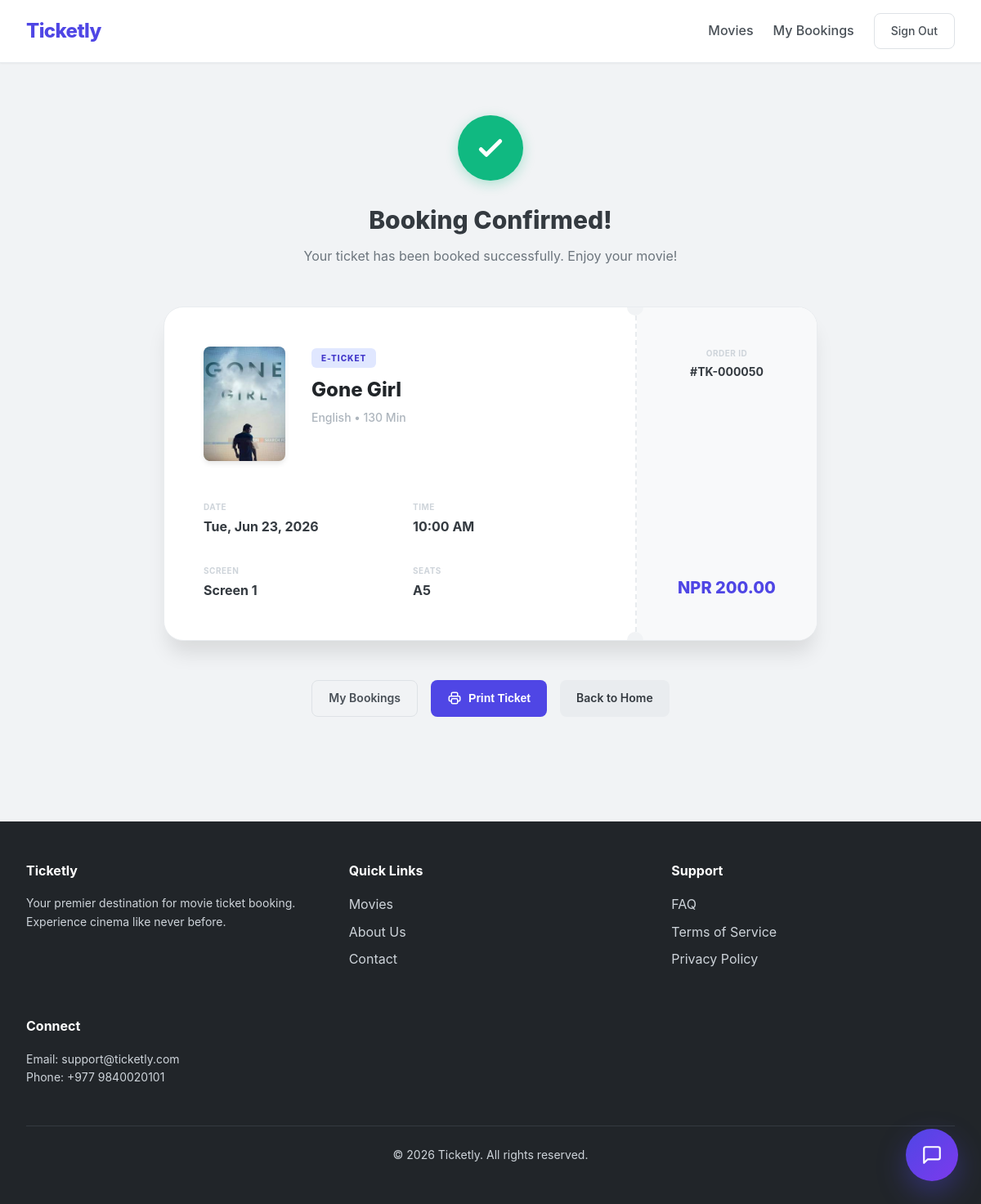
Screenshot of /success.php?booking_id=50 (signed in) with the database file from the repository.
### tables this page shows
CREATE TABLE `bookings` (
  `booking_id` int(11) NOT NULL,
  `customer_id` int(11) NOT NULL,
  `showtime_id` int(11) NOT NULL,
  `seat_label` varchar(10) NOT NULL,
  `amount` decimal(8,2) DEFAULT NULL,
  `status` enum('Confirmed','Cancelled','Pending') DEFAULT 'Pending',
  `created_at` timestamp NOT NULL DEFAULT current_timestamp(),
  `payment_status` varchar(20) DEFAULT 'Unpaid',
  `payment_ref` varchar(100) DEFAULT NULL,
  `movie_id` int(11) DEFAULT NULL,
  `transaction_uuid` varchar(100) DEFAULT NULL
);

CREATE TABLE `movies` (
  `movie_id` int(11) NOT NULL,
  `title` varchar(200) NOT NULL,
  `description` text DEFAULT NULL,
  `genre` varchar(100) DEFAULT NULL,
  `language` varchar(50) DEFAULT NULL,
  `duration` int(11) DEFAULT NULL,
  `poster` varchar(255) DEFAULT NULL,
  `release_date` date DEFAULT NULL,
  `created_at` timestamp NOT NULL DEFAULT current_timestamp(),
  `bookings_count` int(11) DEFAULT 0,
  `status` varchar(50) NOT NULL DEFAULT 'Now Showing'
);

CREATE TABLE `showtimes` (
  `showtime_id` int(11) NOT NULL,
  `movie_id` int(11) NOT NULL,
  `show_date` date NOT NULL,
  `show_time` time NOT NULL,
  `screen` varchar(50) DEFAULT NULL,
  `base_price` decimal(8,2) DEFAULT 250.00
);

### includes/functions.php (called while the page is built, shortened)
<?php
function getMoviePoster($path) {
    $path = trim($path);
    $path = str_replace('\\', '/', $path);
    $path = preg_replace('/^(\.\.\/|\/)+/', '', $path);
    $projectName = basename(dirname(__DIR__));
    $path = preg_replace('/^' . preg_quote($projectName, '/') . '\//i', '', $path);
    return BASE_URL . '/' . $path;
}

### success.php (the view, shortened to what this page needs)
<?php
require_once 'includes/config.php';
require_once 'includes/functions.php';
$booking_id = intval($_GET['booking_id'] ?? 0);
$stmt = $pdo->prepare("
    SELECT b.*, s.show_date, s.show_time, s.screen, m.title, m.poster, m.duration, m.language
    FROM bookings b
    JOIN showtimes s ON b.showtime_id = s.showtime_id
    JOIN movies m ON s.movie_id = m.movie_id
    WHERE b.booking_id = ?
    AND b.customer_id = ?
");
$stmt->execute([$booking_id, currentUserId()]);
$mainBooking = $stmt->fetch();
$seatStmt = $pdo->prepare("
    SELECT seat_label, amount
    FROM bookings
    WHERE customer_id = ? AND showtime_id = ? AND status = 'Confirmed'
");
$seatStmt->execute([currentUserId(), $mainBooking['showtime_id']]);
$allSeats = $seatStmt->fetchAll();
include 'includes/header.php';
?>
<div class="container" style="padding: var(--spacing-3xl) 0;">
    <div style="max-width: 800px; margin: 0 auto;">
        <div style="text-align: center; margin-bottom: var(--spacing-2xl);">
            <div style="background: var(--success); width: 80px; height: 80px; border-radius: 50%; display: flex; align-items: center; justify-content: center; margin: 0 auto var(--spacing-lg); color: white; box-shadow: 0 4px 15px rgba(16, 185, 129, 0.3);">
                <svg style="width: 40px; height: 40px;" fill="none" stroke="currentColor" viewBox="0 0 24 24">
                    <path stroke-linecap="round" stroke-linejoin="round" stroke-width="3" d="M5 13l4 4L19 7"></path>
                </svg>
            </div>
            <h1 style="font-size: var(--font-size-3xl); font-weight: 800; margin-bottom: var(--spacing-sm);">Booking Confirmed!</h1>
            <p class="text-muted">Your ticket has been booked successfully. Enjoy your movie!</p>
        </div>
        <div class="ticket">
            <div class="ticket-main">
                <div class="ticket-movie-info">
                    <img src="<?= getMoviePoster($mainBooking['poster']) ?>" alt="<?= htmlspecialchars($mainBooking['title']) ?>" class="ticket-poster">
                    <div>
                        <div class="ticket-badge">E-TICKET</div>
                        <h2 class="ticket-title"><?= htmlspecialchars($mainBooking['title']) ?></h2>
                        <div class="ticket-meta">
                            <span><?= htmlspecialchars($mainBooking['language']) ?></span> •
                            <span><?= $mainBooking['duration'] ?> Min</span>
                        </div>
                    </div>
                </div>
                <div class="ticket-grid">
                    <div class="ticket-item">
                        <div class="ticket-label">DATE</div>
                        <div class="ticket-value"><?= date('D, M d, Y', strtotime($mainBooking['show_date'])) ?></div>
                    </div>
                    <div class="ticket-item">
                        <div class="ticket-label">TIME</div>
                        <div class="ticket-value"><?= date('h:i A', strtotime($mainBooking['show_time'])) ?></div>
                    </div>
                    <div class="ticket-item">
                        <div class="ticket-label">SCREEN</div>
                        <div class="ticket-value"><?= htmlspecialchars($mainBooking['screen']) ?></div>
                    </div>
                    <div class="ticket-item">
                        <div class="ticket-label">SEATS</div>
                        <div class="ticket-value"><?= implode(', ', array_column($allSeats, 'seat_label')) ?></div>
                    </div>
                </div>
            </div>
            <div class="ticket-side">
                <div style="text-align: center;">
                    <div class="ticket-label">ORDER ID</div>
                    <div class="ticket-value" style="font-size: var(--font-size-sm);">#TK-<?= str_pad($booking_id, 6, '0', STR_PAD_LEFT) ?></div>
                </div>
                <div class="ticket-price">
                    NPR <?= number_format(array_sum(array_column($allSeats, 'amount')), 2) ?>
                </div>
            </div>
        </div>
        <div style="display: flex; gap: var(--spacing-md); justify-content: center; margin-top: var(--spacing-2xl);">
            <a href="dashboard.php" class="btn btn-outline">My Bookings</a>
            <button onclick="window.print()" class="btn btn-primary">
                Print Ticket
            </button>
            <a href="index.php" class="btn btn-secondary">Back to Home</a>
        </div>
    </div>
</div>
<?php include 'includes/footer.php'; ?>

### assets/css/styles.css (style rules this page uses)
:root { --primary-50: #eef2ff; --primary-100: #e0e7ff; --primary-200: #c7d2fe; --primary-300: #a5b4fc; --primary-400: #818cf8; --primary-500: #6366f1; --primary-600: #4f46e5; --primary-700: #4338ca; --primary-800: #3730a3; --primary-900: #312e81; --gray-50: #f8f9fa; --gray-100: #f1f3f5; --gray-200: #e9ecef; --gray-300: #dee2e6; --gray-400: #ced4da; --gray-500: #adb5bd; --gray-600: #6c757d; --gray-700: #495057; --gray-800: #343a40; --gray-900: #212529; --success: #10b981; --warning: #f59e0b; --error: #ef4444; --info: #3b82f6; --spacing-xs: 0.25rem; --spacing-sm: 0.5rem; --spacing-md: 1rem; --spacing-lg: 1.5rem; --spacing-xl: 2rem; --spacing-2xl: 3rem; --spacing-3xl: 4rem; --font-sans: -apple-system, BlinkMacSystemFont, 'Segoe UI', 'Roboto', 'Helvetica Neue', Arial, sans-serif; --font-size-xs: 0.75rem; --font-size-sm: 0.875rem; --font-size-base: 1rem; --font-size-lg: 1.125rem; --font-size-xl: 1.25rem; --font-size-2xl: 1.5rem; --font-size-3xl: 1.875rem; --font-size-4xl: 2.25rem; --shadow-sm: 0 1px 2px 0 rgb(0 0 0 / 0.05); --shadow-md: 0 4px 6px -1px rgb(0 0 0 / 0.1); --shadow-lg: 0 10px 15px -3px rgb(0 0 0 / 0.1); --shadow-xl: 0 20px 25px -5px rgb(0 0 0 / 0.1); --radius-sm: 0.375rem; --radius-md: 0.5rem; --radius-lg: 0.75rem; --radius-xl: 1rem; --radius-2xl: 1.5rem; }
* { margin: 0; padding: 0; box-sizing: border-box; }
body { font-family: var(--font-sans); font-size: var(--font-size-base); line-height: 1.6; color: var(--gray-800); background: var(--gray-100); min-height: 100vh; }
.container { max-width: 1280px; margin: 0 auto; padding: 0 var(--spacing-xl); }
.btn { display: inline-flex; align-items: center; justify-content: center; padding: 0.625rem 1.25rem; font-weight: 600; font-size: var(--font-size-sm); border-radius: var(--radius-md); border: none; cursor: pointer; transition: all 0.2s; text-decoration: none; gap: var(--spacing-sm); }
.btn-primary { background: var(--primary-600); color: white; }
.btn-secondary { background: var(--gray-200); color: var(--gray-800); }
.btn-outline { background: transparent; border: 1px solid var(--gray-300); color: var(--gray-700); }
.text-muted { color: var(--gray-600); }

### success.php (style rules this page uses)
.ticket { background: white; display: flex; border-radius: var(--radius-2xl); overflow: hidden; box-shadow: var(--shadow-xl); border: 1px solid var(--gray-200); }
.ticket-main { flex: 1; padding: var(--spacing-2xl); border-right: 2px dashed var(--gray-200); position: relative; }
.ticket-main::before, .ticket-main::after { content: ''; position: absolute; right: -10px; width: 20px; height: 20px; background: var(--gray-100); border-radius: 50%; }
.ticket-main::before { top: -10px; }
.ticket-main::after { bottom: -10px; }
.ticket-side { width: 220px; padding: var(--spacing-2xl); background: var(--gray-50); display: flex; flex-direction: column; justify-content: center; align-items: center; }
.ticket-movie-info { display: flex; gap: var(--spacing-xl); margin-bottom: var(--spacing-2xl); }
.ticket-poster { width: 100px; height: 140px; object-fit: cover; border-radius: var(--radius-md); box-shadow: var(--shadow-md); }
.ticket-badge { display: inline-block; padding: 0.25rem 0.75rem; background: var(--primary-100); color: var(--primary-700); border-radius: var(--radius-sm); font-size: 10px; font-weight: 800; letter-spacing: 0.1em; margin-bottom: var(--spacing-sm); }
.ticket-title { font-size: var(--font-size-2xl); font-weight: 800; margin-bottom: var(--spacing-xs); color: var(--gray-900); }
.ticket-meta { color: var(--gray-500); font-size: var(--font-size-sm); font-weight: 500; }
.ticket-grid { display: grid; grid-template-columns: repeat(2, 1fr); gap: var(--spacing-xl); }
.ticket-label { font-size: 10px; font-weight: 700; color: var(--gray-400); text-transform: uppercase; letter-spacing: 0.05em; margin-bottom: 4px; }
.ticket-value { font-weight: 700; color: var(--gray-800); }
.ticket-price { margin-top: auto; font-size: var(--font-size-xl); font-weight: 800; color: var(--primary-600); }

### rows the page displays
bookings: movies.poster+title (picture), movies.title "Gone Girl", movies.language "English", movies.duration "130", showtime.show_date "Tue, Jun 23, 2026", showtime.show_time "10:00 AM", showtime.screen "Screen 1"

### other values shown
implode(', ', array_column($allSeats, 'seat_label')) "A5"
str_pad($booking_id, 6, '0', STR_PAD_LEFT) "000050"
array_sum(array_column($allSeats, 'amount')) "200.00"
